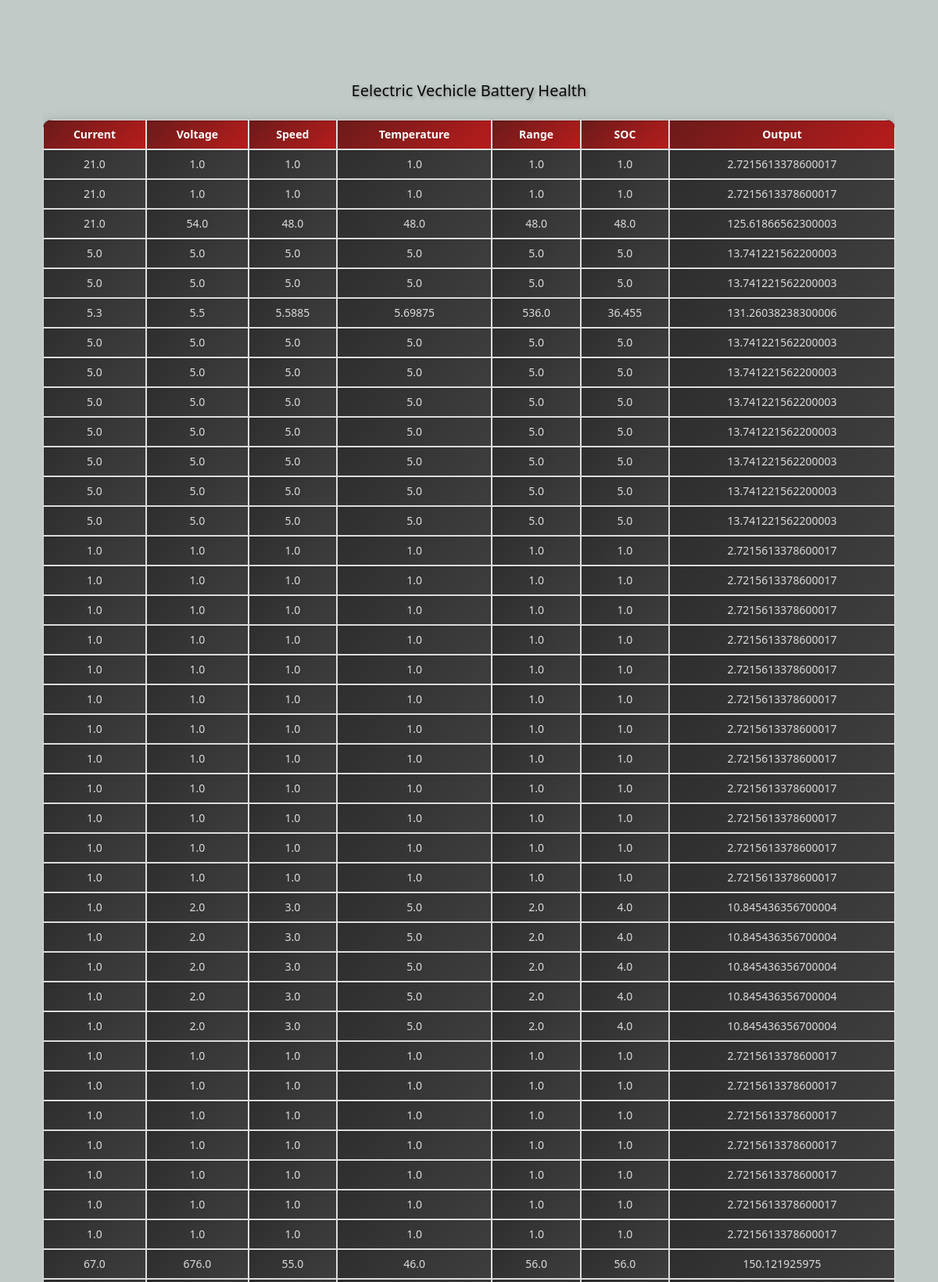
The page /model_db (upper part) on the database its author committed.
### users/models.py (models this page shows, shortened)
class UserPredictModel(models.Model):
    Current = models.FloatField()  # or appropriate field type
    Voltage = models.FloatField()  # or appropriate field type
    Speed = models.FloatField()    # or appropriate field type
    Temperature = models.FloatField()  # or appropriate field type
    Range = models.FloatField()    # or appropriate field type
    SOC = models.FloatField()
    Label = models.FloatField() # this is output

### users/views.py (the view)
# urls.py: path('model_db',views.model_db,name='model_db'),
def model_db(request):
    data = UserPredictModel.objects.all()
    return render(request, 'app/model_db.html', {'data': data})

### users/templates/app/model_db.html (shortened to what this page needs)
{% extends 'users/base.html' %}
{% block content %}
<!DOCTYPE html>
<html lang="en">
<head>
</head><br><br>
<body>
    <div class="container">
        <h2 style="color: rgb(7, 7, 7);">Eelectric Vechicle Battery Health</h2>
        <div class="table-responsive">
            <table class="table table-bordered">
                <tr>
                    <tr>
                        <th>Current</th>
                        <th>Voltage</th>
                        <th>Speed</th>
                        <th>Temperature</th>
                        <th>Range</th>
                        <th>SOC</th>
                        <th>Output</th>
                    </tr>
                    {% for record in data %}
                    <tr>
                        <td>{{ record.Current }}</td>
                        <td>{{ record.Voltage }}</td>
                        <td>{{ record.Speed }}</td>
                        <td>{{ record.Temperature }}</td>
                        <td>{{ record.Range }}</td>
                        <td>{{ record.SOC }}</td>
                        <td>{{ record.Label }}</td>
                    </tr>
                {% endfor %}
             </table>
        </div>
    </div>
</body>
</html>
{% endblock content %}

### users/templates/users/base.html (shortened to what this page needs)
<!doctype html>
<html lang="en">
<head>
    <link rel="stylesheet" href="https://cdnjs.cloudflare.com/ajax/libs/twitter-bootstrap/3.3.7/css/bootstrap.min.css">
     <link rel="stylesheet" href="https://cdnjs.cloudflare.com/ajax/libs/twitter-bootstrap/4.1.3/css/bootstrap.min.css">
     <link rel="stylesheet" href="https://cdnjs.cloudflare.com/ajax/libs/font-awesome/4.7.0/css/font-awesome.min.css">
     <link rel="stylesheet" href="https://assets.codepen.io/7773162/swiper-bundle.min.css">
     <link rel="stylesheet" href="https://cdn.jsdelivr.net/npm/boxicons@latest/css/boxicons.min.css">
    <link rel="stylesheet" href="https://use.fontawesome.com/releases/v5.8.2/css/all.css">
</head>
<body>
      </nav><br><br>
    <div class="container p-3 my-3">
        <div class="row">
            <div class="col-md-12">
                {% block content %}{% endblock %}
            </div>
        </div>
    </div>
</body>
</html>

### users/templates/app/model_db.html (style rules this page uses)
body { background-color: #c1cac6; font-family: 'Segoe UI', Tahoma, Geneva, Verdana, sans-serif; color: #e0e0e0; line-height: 1.6; }
h2 { text-align: center; color: #f0f0f0; margin-top: 20px; font-size: 2em; text-shadow: 2px 2px 4px rgba(0, 0, 0, 0.3); }
table { width: 90%; margin: 20px auto; border-collapse: separate; border-spacing: 0; background: linear-gradient(45deg, #2a2a2a, #333333); border: 1px solid #444444; border-radius: 12px; box-shadow: 0 10px 20px rgba(0, 0, 0, 0.5); overflow: hidden; }
table th, table td { border: 1px solid #555555; padding: 12px; text-align: center; font-size: 14px; background: linear-gradient(135deg, #2e2e2e, #3e3e3e); color: #dcdcdc; box-shadow: inset 0 1px 1px rgba(0, 0, 0, 0.2); }
table th { background: linear-gradient(135deg, #6a1b1a, #b71c1c); color: #ffffff; font-weight: bold; position: relative; }
table th::before { content: ''; position: absolute; top: -4px; left: -4px; right: -4px; bottom: -4px; background: linear-gradient(135deg, #8e2e2e, #5e0f0f, #424242); border-radius: 12px; z-index: -1; }
table tr:nth-child(even) { background-color: #2a2a2a; }

### rows shown on the page
UserPredictModel: Current "21.0", Voltage "1.0", Speed "1.0", Temperature "1.0", Range "1.0", SOC "1.0", Label "2.7215613378600017"
UserPredictModel: Current "21.0", Voltage "1.0", Speed "1.0", Temperature "1.0", Range "1.0", SOC "1.0", Label "2.7215613378600017"
UserPredictModel: Current "21.0", Voltage "54.0", Speed "48.0", Temperature "48.0", Range "48.0", SOC "48.0", Label "125.61866562300003"
UserPredictModel: Current "5.0", Voltage "5.0", Speed "5.0", Temperature "5.0", Range "5.0", SOC "5.0", Label "13.741221562200003"
UserPredictModel: Current "5.0", Voltage "5.0", Speed "5.0", Temperature "5.0", Range "5.0", SOC "5.0", Label "13.741221562200003"
UserPredictModel: Current "5.3", Voltage "5.5", Speed "5.5885", Temperature "5.69875", Range "536.0", SOC "36.455", Label "131.26038238300006"
UserPredictModel: Current "5.0", Voltage "5.0", Speed "5.0", Temperature "5.0", Range "5.0", SOC "5.0", Label "13.741221562200003"
UserPredictModel: Current "5.0", Voltage "5.0", Speed "5.0", Temperature "5.0", Range "5.0", SOC "5.0", Label "13.741221562200003"
UserPredictModel: Current "5.0", Voltage "5.0", Speed "5.0", Temperature "5.0", Range "5.0", SOC "5.0", Label "13.741221562200003"
UserPredictModel: Current "5.0", Voltage "5.0", Speed "5.0", Temperature "5.0", Range "5.0", SOC "5.0", Label "13.741221562200003"
UserPredictModel: Current "5.0", Voltage "5.0", Speed "5.0", Temperature "5.0", Range "5.0", SOC "5.0", Label "13.741221562200003"
UserPredictModel: Current "5.0", Voltage "5.0", Speed "5.0", Temperature "5.0", Range "5.0", SOC "5.0", Label "13.741221562200003"
UserPredictModel: Current "5.0", Voltage "5.0", Speed "5.0", Temperature "5.0", Range "5.0", SOC "5.0", Label "13.741221562200003"
UserPredictModel: Current "1.0", Voltage "1.0", Speed "1.0", Temperature "1.0", Range "1.0", SOC "1.0", Label "2.7215613378600017"
UserPredictModel: Current "1.0", Voltage "1.0", Speed "1.0", Temperature "1.0", Range "1.0", SOC "1.0", Label "2.7215613378600017"
UserPredictModel: Current "1.0", Voltage "1.0", Speed "1.0", Temperature "1.0", Range "1.0", SOC "1.0", Label "2.7215613378600017"
UserPredictModel: Current "1.0", Voltage "1.0", Speed "1.0", Temperature "1.0", Range "1.0", SOC "1.0", Label "2.7215613378600017"
UserPredictModel: Current "1.0", Voltage "1.0", Speed "1.0", Temperature "1.0", Range "1.0", SOC "1.0", Label "2.7215613378600017"
UserPredictModel: Current "1.0", Voltage "1.0", Speed "1.0", Temperature "1.0", Range "1.0", SOC "1.0", Label "2.7215613378600017"
UserPredictModel: Current "1.0", Voltage "1.0", Speed "1.0", Temperature "1.0", Range "1.0", SOC "1.0", Label "2.7215613378600017"
UserPredictModel: Current "1.0", Voltage "1.0", Speed "1.0", Temperature "1.0", Range "1.0", SOC "1.0", Label "2.7215613378600017"
UserPredictModel: Current "1.0", Voltage "1.0", Speed "1.0", Temperature "1.0", Range "1.0", SOC "1.0", Label "2.7215613378600017"
UserPredictModel: Current "1.0", Voltage "1.0", Speed "1.0", Temperature "1.0", Range "1.0", SOC "1.0", Label "2.7215613378600017"
UserPredictModel: Current "1.0", Voltage "1.0", Speed "1.0", Temperature "1.0", Range "1.0", SOC "1.0", Label "2.7215613378600017"
UserPredictModel: Current "1.0", Voltage "1.0", Speed "1.0", Temperature "1.0", Range "1.0", SOC "1.0", Label "2.7215613378600017"
UserPredictModel: Current "1.0", Voltage "2.0", Speed "3.0", Temperature "5.0", Range "2.0", SOC "4.0", Label "10.845436356700004"
UserPredictModel: Current "1.0", Voltage "2.0", Speed "3.0", Temperature "5.0", Range "2.0", SOC "4.0", Label "10.845436356700004"
UserPredictModel: Current "1.0", Voltage "2.0", Speed "3.0", Temperature "5.0", Range "2.0", SOC "4.0", Label "10.845436356700004"
UserPredictModel: Current "1.0", Voltage "2.0", Speed "3.0", Temperature "5.0", Range "2.0", SOC "4.0", Label "10.845436356700004"
UserPredictModel: Current "1.0", Voltage "2.0", Speed "3.0", Temperature "5.0", Range "2.0", SOC "4.0", Label "10.845436356700004"
UserPredictModel: Current "1.0", Voltage "1.0", Speed "1.0", Temperature "1.0", Range "1.0", SOC "1.0", Label "2.7215613378600017"
UserPredictModel: Current "1.0", Voltage "1.0", Speed "1.0", Temperature "1.0", Range "1.0", SOC "1.0", Label "2.7215613378600017"
UserPredictModel: Current "1.0", Voltage "1.0", Speed "1.0", Temperature "1.0", Range "1.0", SOC "1.0", Label "2.7215613378600017"
UserPredictModel: Current "1.0", Voltage "1.0", Speed "1.0", Temperature "1.0", Range "1.0", SOC "1.0", Label "2.7215613378600017"
UserPredictModel: Current "1.0", Voltage "1.0", Speed "1.0", Temperature "1.0", Range "1.0", SOC "1.0", Label "2.7215613378600017"
UserPredictModel: Current "1.0", Voltage "1.0", Speed "1.0", Temperature "1.0", Range "1.0", SOC "1.0", Label "2.7215613378600017"
UserPredictModel: Current "1.0", Voltage "1.0", Speed "1.0", Temperature "1.0", Range "1.0", SOC "1.0", Label "2.7215613378600017"
UserPredictModel: Current "67.0", Voltage "676.0", Speed "55.0", Temperature "46.0", Range "56.0", SOC "56.0", Label "150.121925975"
